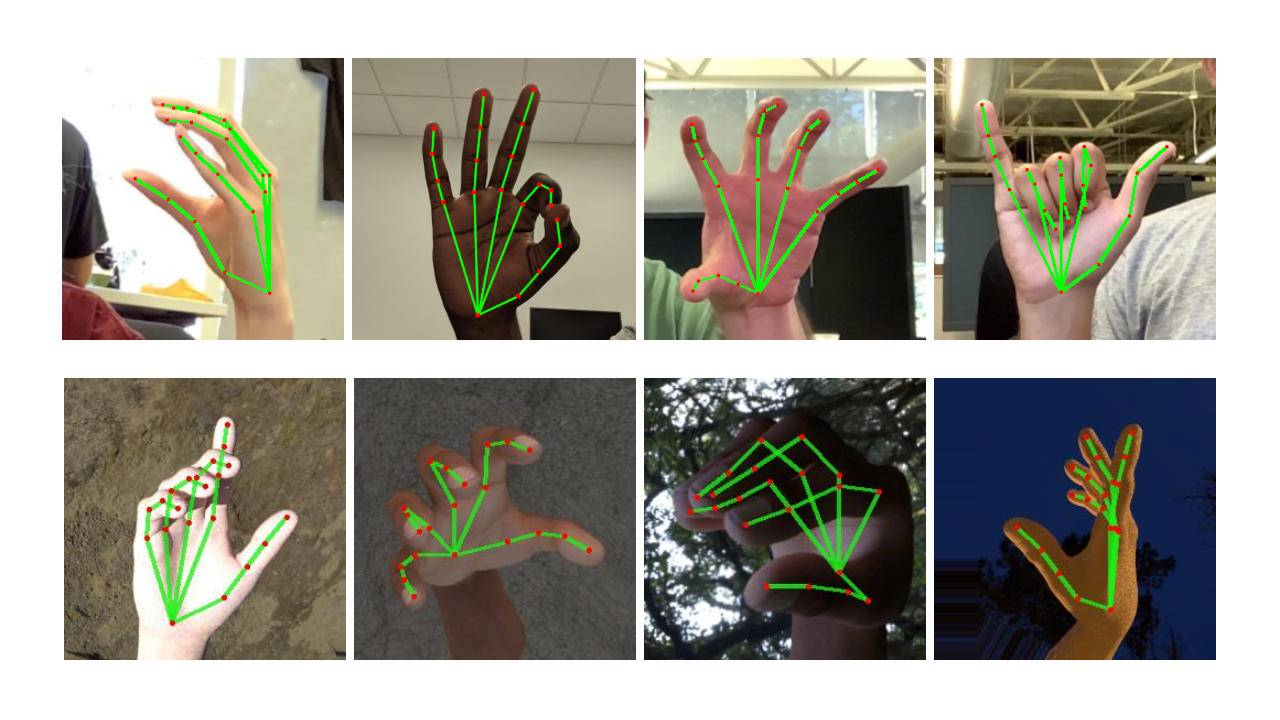
#> input picture vision/hand-gesture-volume-main/hand-gesture-volume-main/images/htm.jpg, 1280 x 720 px, given in place of the camera
$ python colorSpace.py
#> lines starting #> are read from the running program, lines starting #| are printed output that depends on the picture; after the words box and inside, x2 and y2 are one past the last pixel; in counts of white or black regions, pixels touching at a corner belong together
import cv2 as cv
import numpy as np

cap = cv.VideoCapture(0)

while (1):
    _, frame = cap.read()
#> frame is the input picture: shape (720, 1280, 3); mean B, G, R 143.2, 154.2, 157.2
    hsv = cv.cvtColor(frame, cv.COLOR_BGR2HSV)
#> hsv: shape (720, 1280, 3); mean H, S, V 33.4, 60.5, 164.9

    lower_blue = np.array([100, 50, 50])        # warna Biru
    upper_blue = np.array([130, 255, 255])

    lower_green = np.array([40, 50, 50])        # warna Hijau
    upper_green = np.array([80, 255, 255])

    lower_red = np.array([0, 50, 50])          # warna Merah
    upper_red = np.array([10, 255, 255])

    mask_blue = cv.inRange(hsv, lower_blue, upper_blue)
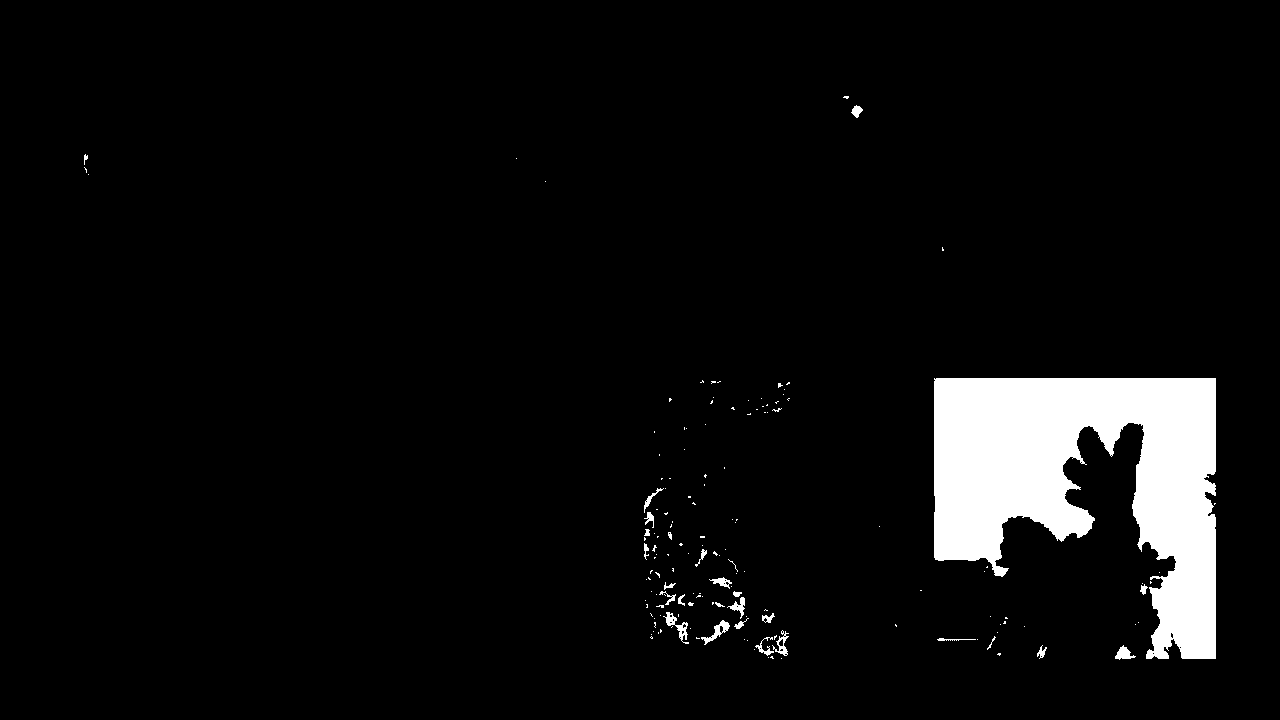
#> mask_blue: shape (720, 1280); 5.3% white; 152 white regions (125 under 20 px), largest, box (x1, y1, x2, y2) and area: (934, 378, 1216, 659) 46341, (663, 612, 689, 644) 236, (701, 620, 730, 645) 210
    mask_green = cv.inRange(hsv, lower_green, upper_green)
#> mask_green: shape (720, 1280); 3.9% white; 275 white regions (144 under 20 px), largest, box (x1, y1, x2, y2) and area: (645, 257, 720, 340) 3629, (1009, 148, 1100, 294) 2923, (749, 476, 880, 572) 2810
    mask_red = cv.inRange(hsv, lower_red, upper_red)
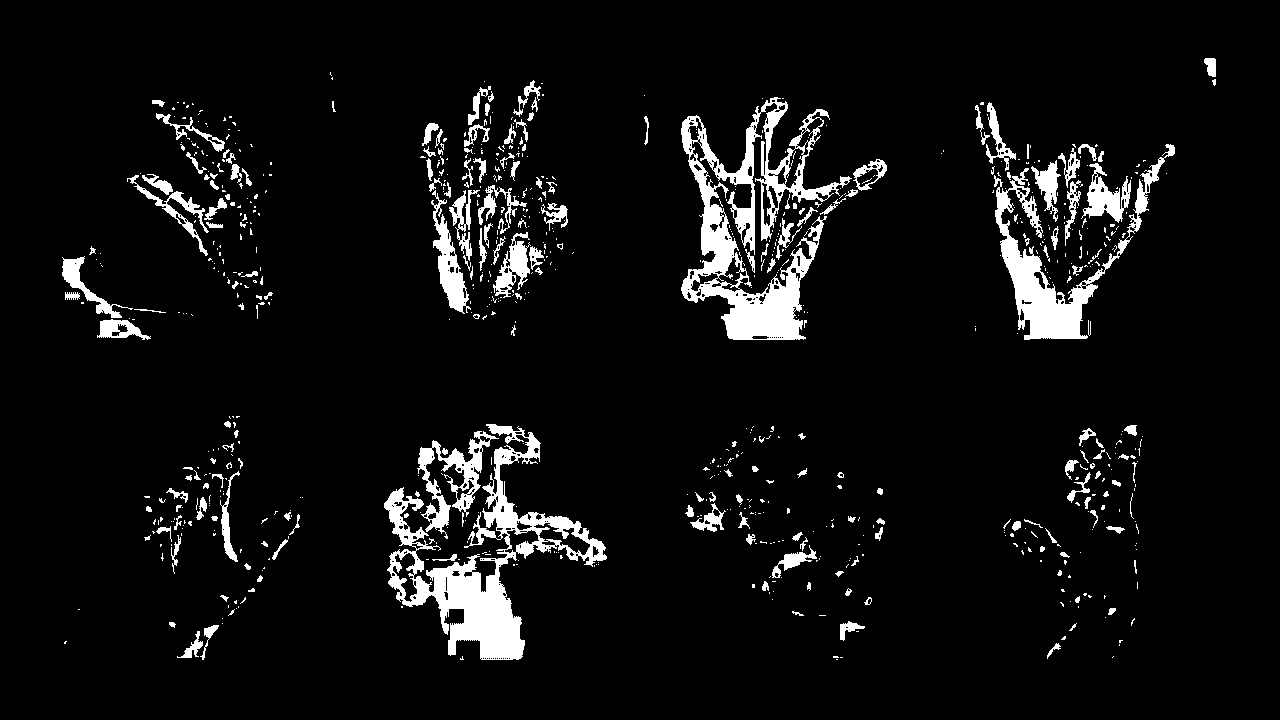
#> mask_red: shape (720, 1280); 6.4% white; 791 white regions (598 under 20 px), largest, box (x1, y1, x2, y2) and area: (681, 97, 852, 340) 13014, (384, 424, 607, 660) 12559, (994, 144, 1175, 340) 6693

    mask_combined = mask_blue | mask_green | mask_red    #jika ingin ditampilkan dalam satu frame
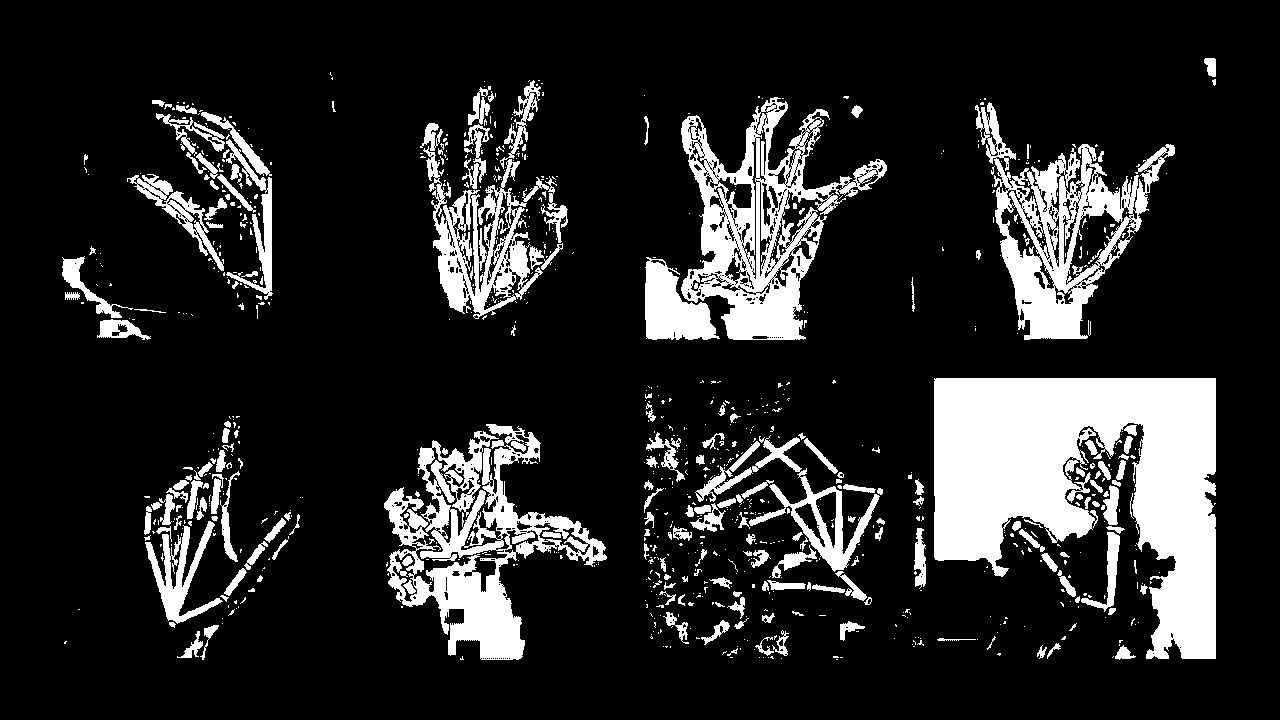
#> mask_combined: shape (720, 1280); 15.6% white; 920 white regions (706 under 20 px), largest, box (x1, y1, x2, y2) and area: (934, 378, 1216, 659) 47017, (384, 424, 607, 660) 17872, (681, 97, 887, 340) 17251
    res = cv.bitwise_and(frame, frame, mask=mask_combined)
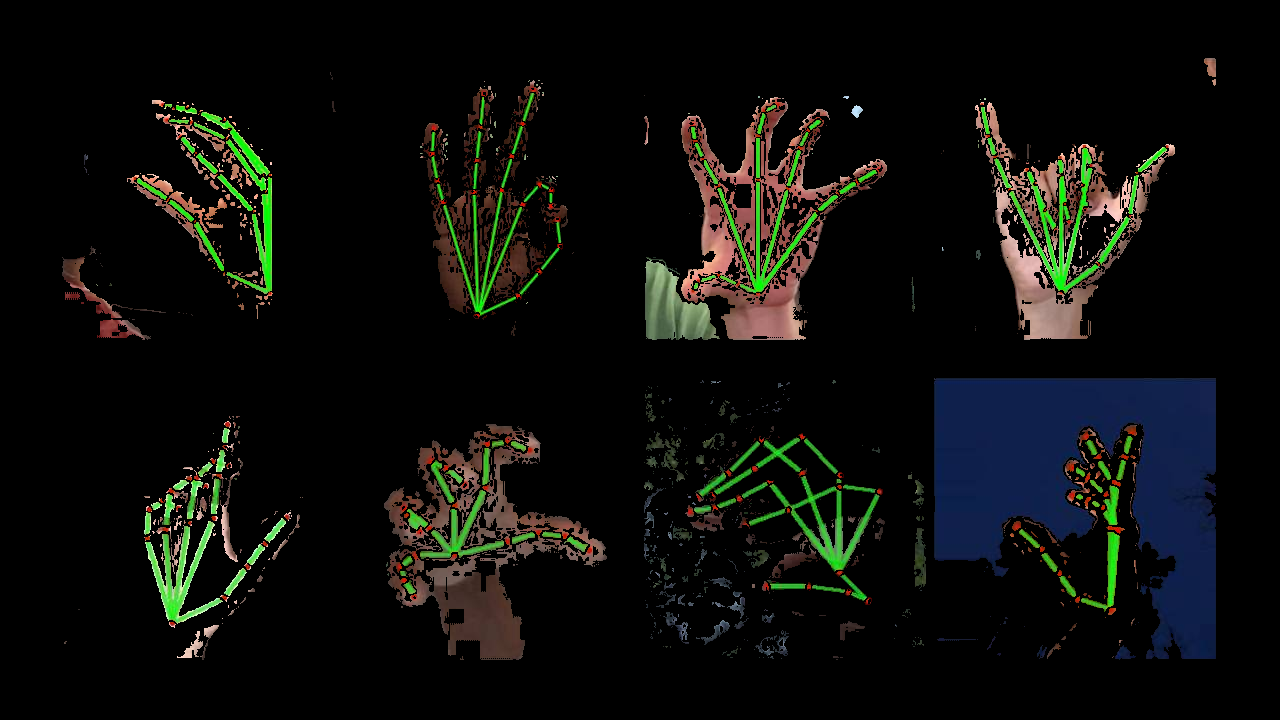
#> res: shape (720, 1280, 3); mean B, G, R 11.3, 14.2, 12.8

    cv.imshow('frame', frame)
    # cv.imshow('mask_combined', mask_combined)   #jika ingin ditampilkan dalam satu frame
    cv.imshow('mask_blue', mask_blue)
    cv.imshow('mask_green', mask_green)
    cv.imshow('mask_red', mask_red)
    cv.imshow('res', res)

    k = cv.waitKey(5) & 0xFF
#> (key Esc is pressed here)
    if k == 27:
        break

cv.destroyAllWindows()
cap.release()

$ run again, on vision/hand-gesture-volume-main/hand-gesture-volume-main/images/hand_landmarks_docs.png
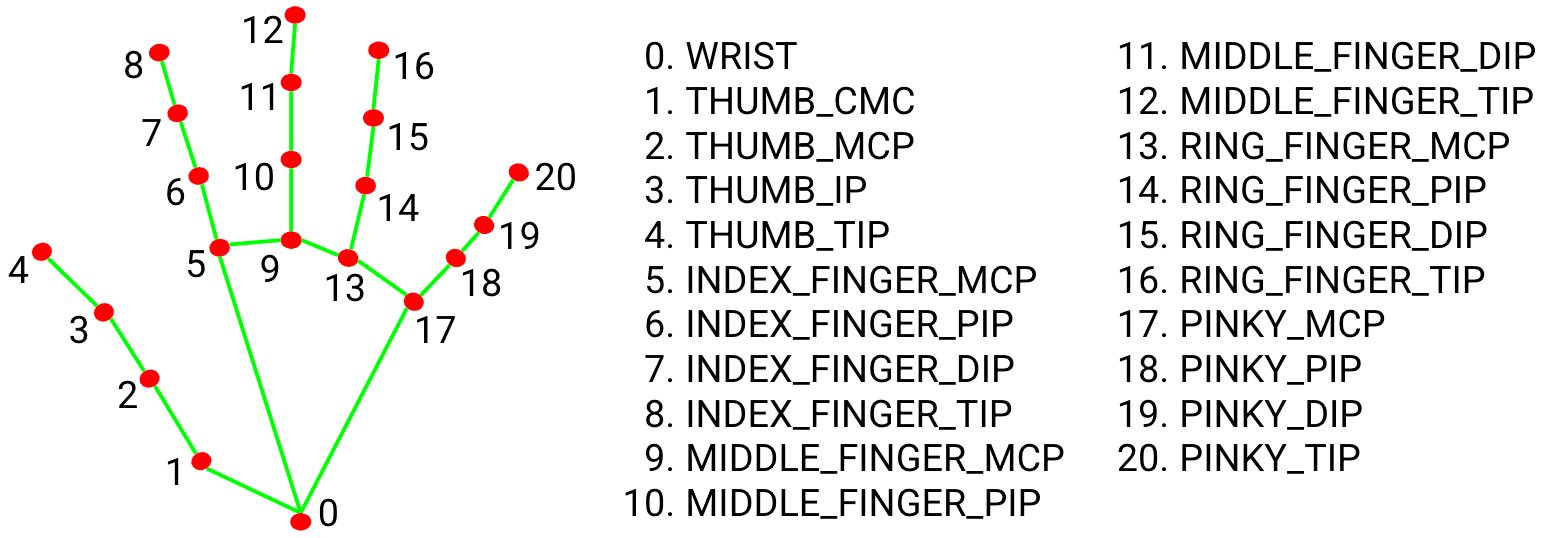
#> input picture vision/hand-gesture-volume-main/hand-gesture-volume-main/images/hand_landmarks_docs.png, 1543 x 538 px, given in place of the camera
#> frame is the input picture: shape (538, 1543, 3); mean B, G, R 233.1, 234.9, 234.9
#> hsv: shape (538, 1543, 3); mean H, S, V 0.6, 3.7, 236.7
#> mask_blue: shape (538, 1543); every value is 0
#> `mask_green = cv.inRange(hsv, lower_green, upper_green)`:
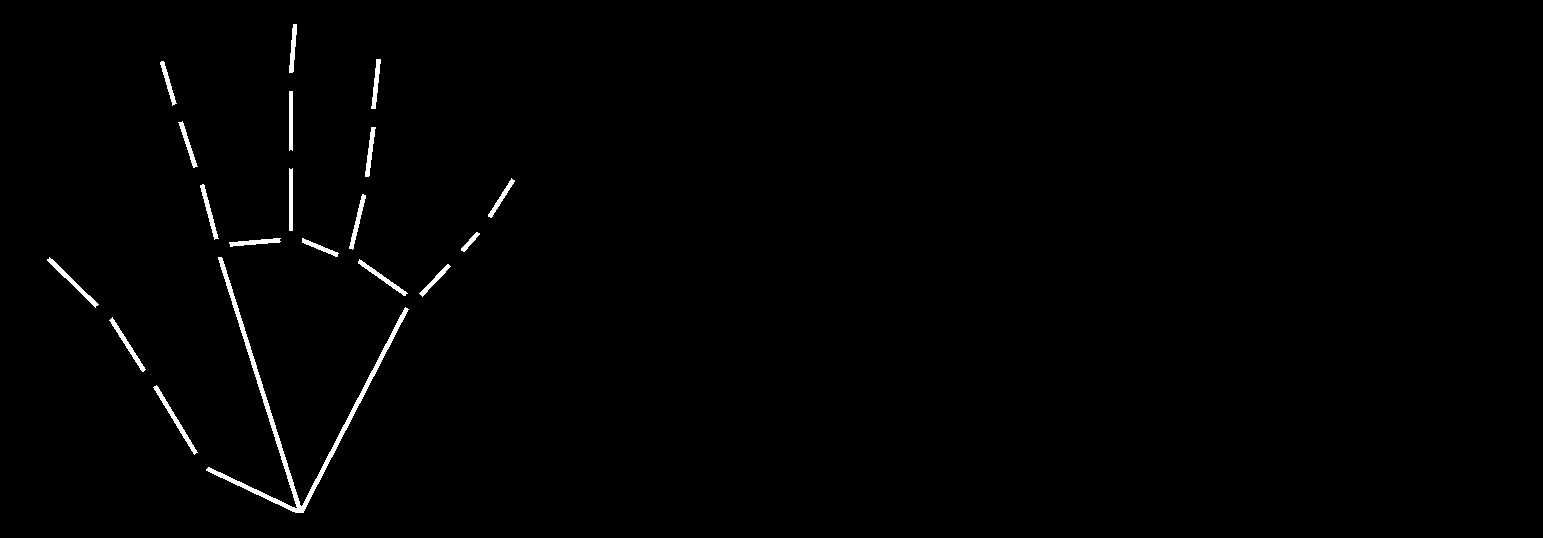
#> mask_green: shape (538, 1543); 0.84% white; 19 white regions, largest, box (x1, y1, x2, y2) and area: (206, 257, 409, 513) 2712, (153, 385, 198, 455) 361, (47, 257, 99, 308) 315
#> mask_red: shape (538, 1543); 0.76% white; 21 white regions, largest, box (x1, y1, x2, y2) and area: (284, 6, 306, 24) 308, (368, 41, 389, 59) 307, (508, 163, 529, 182) 306
#> mask_combined: shape (538, 1543); 1.6% white; 2 white regions, box (x1, y1, x2, y2) and area: (31, 41, 529, 531) 12778, (284, 6, 306, 73) 532
#> `res = cv.bitwise_and(frame, frame, mask=mask_combined)`:
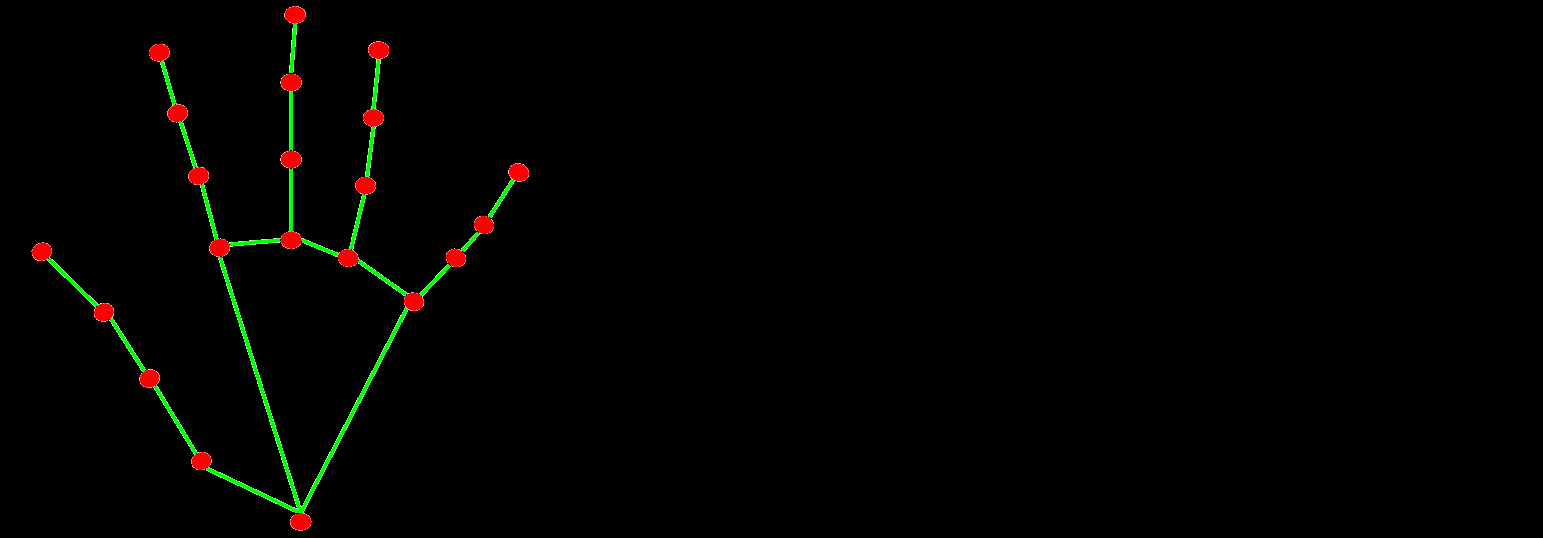
#> res: shape (538, 1543, 3); mean B, G, R 0.5, 2.3, 2.3
